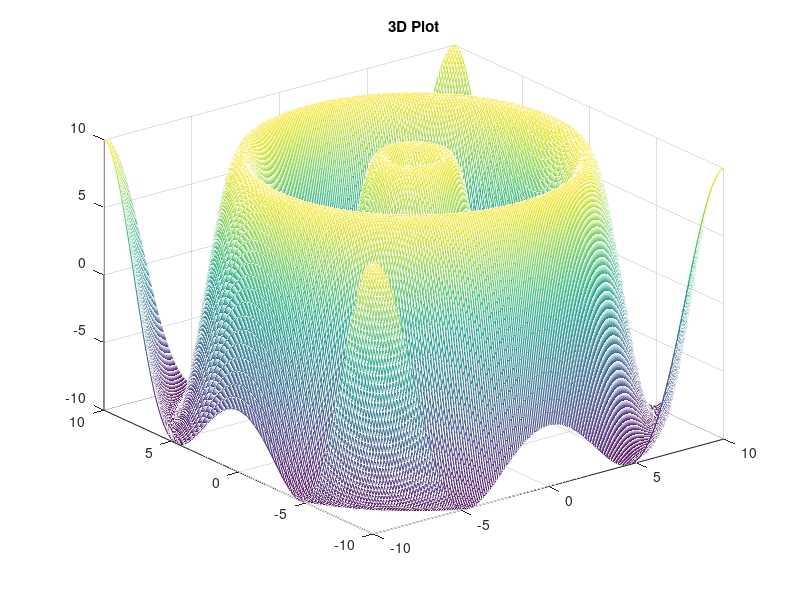

The MATLAB script that drew this image:
x=-3:0.2:3;
y=x;
[x,y] = meshgrid(-10:0.1:10); 
t = sqrt(x.^2+y.^2);
z =(10*sin(t));
mesh(x,y,z)
title ('3D Plot')